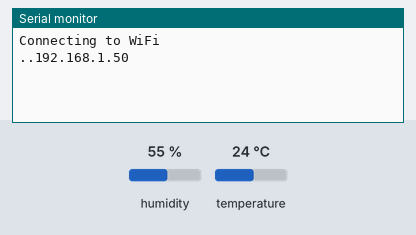
A sketch run on a simulated ESP8266 (NodeMCU). On the bench: the last lines printed to the serial monitor. The test bench sets the inputs (shaded band); at power-on: humidity 55 %, temperature 24 °C. WiFi joins after 1.5 s; servers stay silent unless stated.

Above: at 3.2 s.
3.3 s: humidity set to 22 %
At 11.2 s:
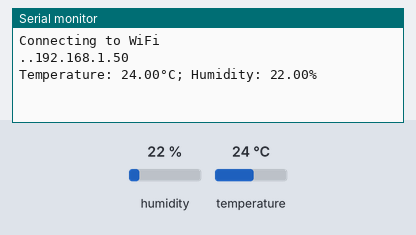
11.5 s: temperature set to 12 °C
13.0 s: humidity set to 40 %
At 20.29 s:
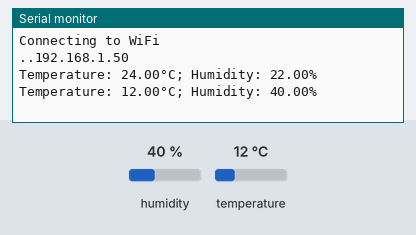

Measured:
- after the input at 3.3 s, the serial monitor: prints a new line after 6.7 s (image 1)
- after the input at 13.0 s, the serial monitor: prints a new line after 7.0 s (image 2)

The sketch:

sketch_apr16a.ino
```cpp
// Import required libraries
#include <Arduino.h>
#include <ESP8266WiFi.h>
#include <Hash.h>
#include <ESPAsyncTCP.h>
#include <ESPAsyncWebServer.h>
#include <Adafruit_Sensor.h>
#include <DHT.h>

// Replace with your network credentials
const char* ssid = "Huong Nam 2.4GHz";
const char* password = "0868475996";

#define DHTPIN 0

#define DHTTYPE    DHT11     // DHT 11


DHT dht(DHTPIN, DHTTYPE);

// current temperature & humidity, updated in loop()
float t = 0.0;
float h = 0.0;

// Create AsyncWebServer object on port 80
AsyncWebServer server(80);

// Generally, you should use "unsigned long" for variables that hold time
// The value will quickly become too large for an int to store
unsigned long previousMillis = 0;    // will store last time DHT was updated

// Updates DHT readings every 10 seconds
const long interval = 10000;

const char index_html[] PROGMEM = R"rawliteral(
<!DOCTYPE HTML><html>
<head>
  <meta name="viewport" content="width=device-width, initial-scale=1">
  <link rel="stylesheet" href="https://use.fontawesome.com/releases/v5.7.2/css/all.css" integrity="sha384-fnmOCqbTlWIlj8LyTjo7mOUStjsKC4pOpQbqyi7RrhN7udi9RwhKkMHpvLbHG9Sr" crossorigin="anonymous">
  <style>
    html {
     font-family: Arial;
     display: inline-block;
     margin: 0px auto;
     text-align: center;
    }
    h2 { font-size: 3.0rem; }
    p { font-size: 3.0rem; }
    .units { font-size: 1.2rem; }
    .dht-labels{
      font-size: 1.5rem;
      vertical-align:middle;
      padding-bottom: 15px;
    }
  </style>
</head>
<body>
  <h2>ESP8266 DHT Server</h2>
  <p>
    <i class="fas fa-thermometer-half" style="color:#059e8a;"></i>
    <span class="dht-labels">Temperature</span>
    <span id="temperature">%TEMPERATURE%</span>
    <sup class="units">°C</sup>
  </p>
  <p>
    <i class="fas fa-tint" style="color:#00add6;"></i>
    <span class="dht-labels">Humidity</span>
    <span id="humidity">%HUMIDITY%</span>
    <sup class="units">%</sup>
  </p>


</body>
<script>
setInterval(function ( ) {
  var xhttp = new XMLHttpRequest();
  xhttp.onreadystatechange = function() {
    if (this.readyState == 4 && this.status == 200) {
      document.getElementById("temperature").innerHTML = this.responseText;
    }
  };
  xhttp.open("GET", "/temperature", true);
  xhttp.send();
}, 10000 ) ;

setInterval(function ( ) {
  var xhttp = new XMLHttpRequest();
  xhttp.onreadystatechange = function() {
    if (this.readyState == 4 && this.status == 200) {
      document.getElementById("humidity").innerHTML = this.responseText;
    }
  };
  xhttp.open("GET", "/humidity", true);
  xhttp.send();
}, 10000 ) ;
</script>
</html>)rawliteral";

// Replaces placeholder with DHT values
String processor(const String& var){
  //Serial.println(var);
  if(var == "TEMPERATURE"){
    return String(t);
  }
  else if(var == "HUMIDITY"){
    return String(h);
  }
  return String();
}

void setup(){
  // Serial port for debugging purposes
  Serial.begin(115200);
  dht.begin();

  // Connect to Wi-Fi
  WiFi.begin(ssid, password);
  Serial.println("Connecting to WiFi");
  while (WiFi.status() != WL_CONNECTED) {
    delay(1000);
    Serial.print(".");
  }

  // Print ESP8266 Local IP Address
  Serial.println(WiFi.localIP());

  // Route for root / web page
  server.on("/", HTTP_GET, [](AsyncWebServerRequest *request){
    request->send_P(200, "text/html", index_html, processor);
  });
  server.on("/temperature", HTTP_GET, [](AsyncWebServerRequest *request){
    request->send_P(200, "text/plain", String(t).c_str());
  });
  server.on("/humidity", HTTP_GET, [](AsyncWebServerRequest *request){
    request->send_P(200, "text/plain", String(h).c_str());
  });

  // Start server
  server.begin();
}

void loop(){
  unsigned long currentMillis = millis();
  if (currentMillis - previousMillis >= interval) {
    // save the last time you updated the DHT values
    previousMillis = currentMillis;
    // Read temperature as Celsius (the default)
    float newT = dht.readTemperature();
    // Read temperature as Fahrenheit (isFahrenheit = true)
    //float newT = dht.readTemperature(true);
    // if temperature read failed, don't change t value
    // Read Humidity
    // if humidity read failed, don't change h value
    float newH = dht.readHumidity();
    if (isnan(newT) || isnan(newH)) {
      Serial.println("Failed to read from DHT sensor!");
    }
    else{
      t = newT;
      h = newH;
      Serial.print("Temperature: ");
      Serial.print( t);
      Serial.print("°C; Humidity: ");
      Serial.print( h);
      Serial.println("%");
    }

  }
}
```
